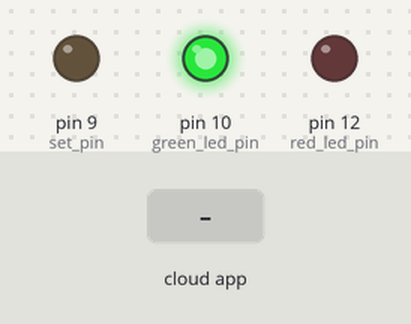
This sketch was run on a simulated Arduino Uno, built with avr-gcc and run on an emulated ATmega328P. Shown: output pins drawn as LEDs (lit = HIGH). The test bench sets the inputs (shaded band). The ROS host is connected and sends only what is stated; pins used as bus, display or sensor lines are not drawn.

Above: at 1.2 s.
1.3 s: the phone or cloud app sets PowerSwitch to 1
At 2.0 s:
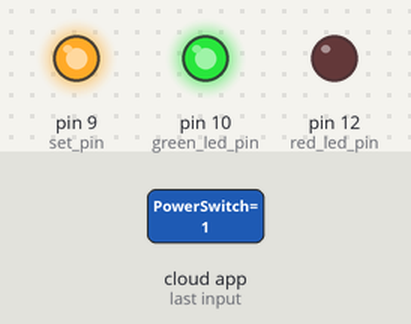
2.8 s: the phone or cloud app sets PowerSwitch to 0
At 6.3 s:
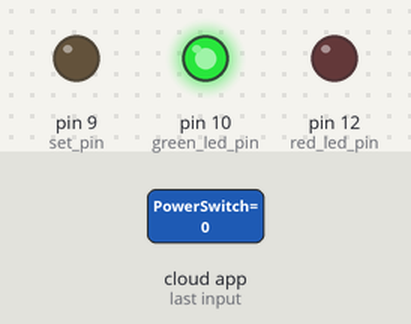
Timing chart, 0 to 7.8 s (numbered marks = the images above; inputs shaded):
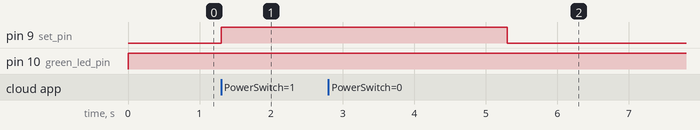

The sketch:

PowerSwitch.ino
```cpp
#include <ros.h>
#include <std_msgs/Bool.h>

const int green_led_pin = 10;
const int red_led_pin = 12;
const int set_pin = 9;
const int reset_pin = 8;

ros::NodeHandle nh;

void messageCb(const std_msgs::Bool &command_msg)
{
  if (!command_msg.data)
  {
    digitalWrite(set_pin, LOW);
    delay(2000);

    digitalWrite(reset_pin, HIGH);
    delay(2000);

  }
  else
  {
    digitalWrite(set_pin, HIGH);
    delay(2000);

    digitalWrite(reset_pin, LOW);
    delay(2000);
  }
}

ros::Subscriber<std_msgs::Bool> sub("PowerSwitch", &messageCb);

void setup()
{
  // initialize digital pin LED_BUILTIN as an output.
  pinMode(green_led_pin, OUTPUT);
  pinMode(red_led_pin, OUTPUT);
  pinMode(set_pin, OUTPUT);
  pinMode(reset_pin, OUTPUT);
  nh.getHardware()->setBaud(57600);
  nh.initNode();
  nh.subscribe(sub);
}

// the loop function runs over and over again forever
void loop()
{
  digitalWrite(green_led_pin, HIGH); // turn the LED on (HIGH is the voltage level)
  nh.spinOnce();
  delay(1);
}
```

Measured:
- after the input at 1.3 s, pin 9 (set_pin): LOW → HIGH at once
- after the input at 2.8 s, pin 9 (set_pin): HIGH → LOW after 2.5 s
